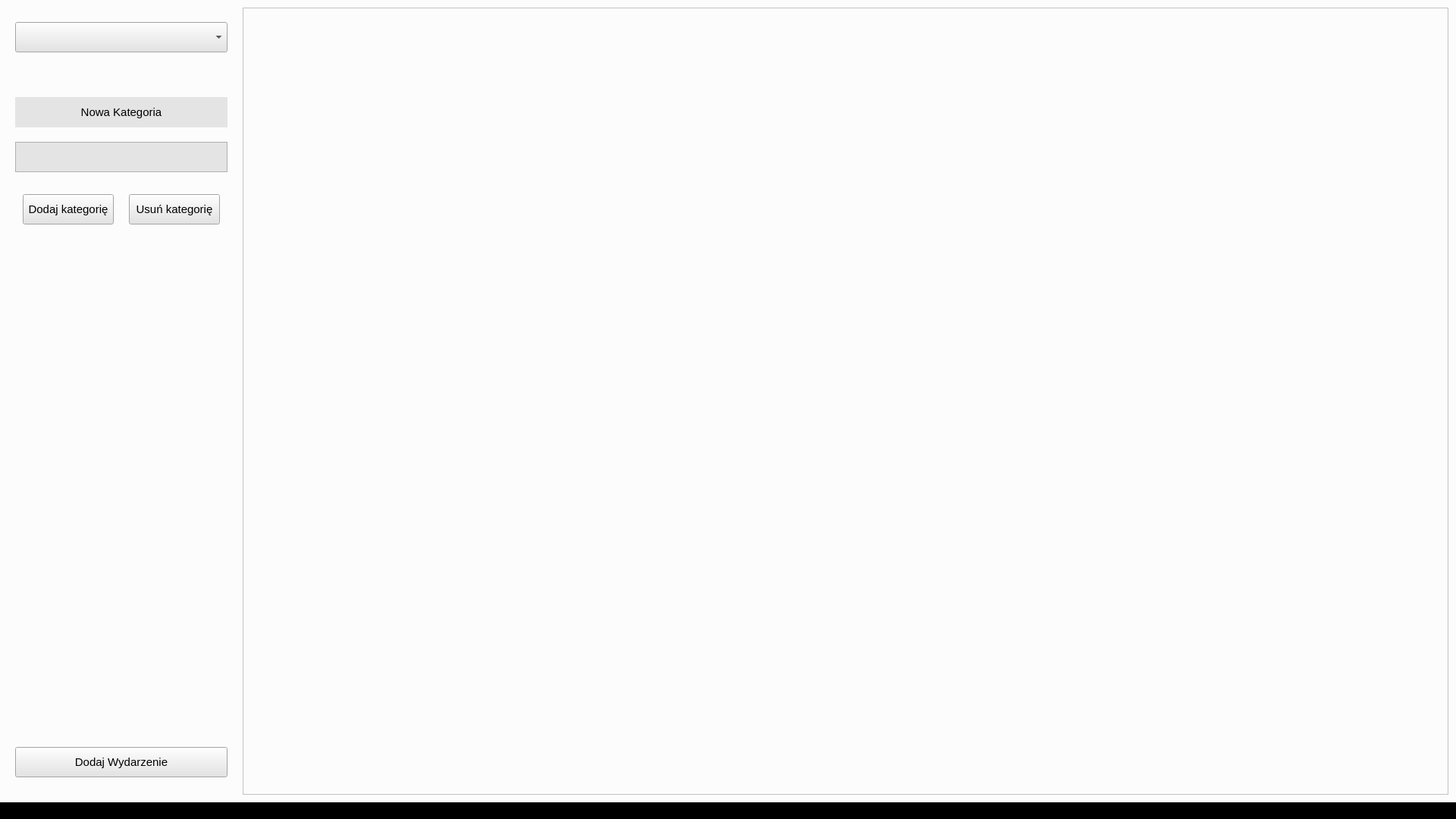
<?xml version="1.0" encoding="UTF-8"?>
<ui version="4.0">
 <class>Dialog</class>
 <widget class="QMainWindow" name="Dialog">
  <property name="geometry">
   <rect>
    <x>0</x>
    <y>0</y>
    <width>1920</width>
    <height>1080</height>
   </rect>
  </property>
  <property name="windowTitle">
   <string>ToDoList</string>
  </property>
  <property name="styleSheet">
   <string notr="true">background-color: rgb(0,0,0)</string>
  </property>
  <widget class="QWidget" name="Widget">
   <property name="sizePolicy">
    <sizepolicy hsizetype="Maximum" vsizetype="Maximum">
     <horstretch>0</horstretch>
     <verstretch>0</verstretch>
    </sizepolicy>
   </property>
   <property name="minimumSize">
    <size>
     <width>700</width>
     <height>500</height>
    </size>
   </property>
   <property name="maximumSize">
    <size>
     <width>1920</width>
     <height>1080</height>
    </size>
   </property>
   <property name="styleSheet">
    <string notr="true">background-color: rgb(252,252,252)</string>
   </property>
   <layout class="QHBoxLayout" name="horizontalLayout_2">
    <property name="spacing">
     <number>10</number>
    </property>
    <property name="leftMargin">
     <number>10</number>
    </property>
    <property name="topMargin">
     <number>10</number>
    </property>
    <property name="rightMargin">
     <number>10</number>
    </property>
    <property name="bottomMargin">
     <number>10</number>
    </property>
    <item>
     <layout class="QVBoxLayout" name="verticalLayout">
      <property name="spacing">
       <number>10</number>
      </property>
      <property name="sizeConstraint">
       <enum>QLayout::SetDefaultConstraint</enum>
      </property>
      <property name="leftMargin">
       <number>10</number>
      </property>
      <property name="topMargin">
       <number>10</number>
      </property>
      <property name="rightMargin">
       <number>10</number>
      </property>
      <property name="bottomMargin">
       <number>10</number>
      </property>
      <item>
       <widget class="QComboBox" name="SelectCatBox">
        <property name="sizePolicy">
         <sizepolicy hsizetype="Minimum" vsizetype="Minimum">
          <horstretch>0</horstretch>
          <verstretch>0</verstretch>
         </sizepolicy>
        </property>
        <property name="minimumSize">
         <size>
          <width>200</width>
          <height>40</height>
         </size>
        </property>
        <property name="maximumSize">
         <size>
          <width>400</width>
          <height>40</height>
         </size>
        </property>
        <property name="font">
         <font>
          <pointsize>11</pointsize>
         </font>
        </property>
        <property name="layoutDirection">
         <enum>Qt::LeftToRight</enum>
        </property>
        <property name="styleSheet">
         <string notr="true">background-color: rgb(228,228,228)</string>
        </property>
       </widget>
      </item>
      <item>
       <spacer name="verticalSpacer">
        <property name="orientation">
         <enum>Qt::Vertical</enum>
        </property>
        <property name="sizeType">
         <enum>QSizePolicy::Maximum</enum>
        </property>
        <property name="sizeHint" stdset="0">
         <size>
          <width>20</width>
          <height>40</height>
         </size>
        </property>
       </spacer>
      </item>
      <item>
       <widget class="QLabel" name="label">
        <property name="sizePolicy">
         <sizepolicy hsizetype="Minimum" vsizetype="Minimum">
          <horstretch>0</horstretch>
          <verstretch>0</verstretch>
         </sizepolicy>
        </property>
        <property name="minimumSize">
         <size>
          <width>200</width>
          <height>40</height>
         </size>
        </property>
        <property name="maximumSize">
         <size>
          <width>400</width>
          <height>40</height>
         </size>
        </property>
        <property name="font">
         <font>
          <pointsize>11</pointsize>
         </font>
        </property>
        <property name="styleSheet">
         <string notr="true">background-color: rgb(228,228,228)</string>
        </property>
        <property name="text">
         <string>Nowa Kategoria</string>
        </property>
        <property name="alignment">
         <set>Qt::AlignCenter</set>
        </property>
       </widget>
      </item>
      <item>
       <widget class="QTextEdit" name="textEditCat">
        <property name="sizePolicy">
         <sizepolicy hsizetype="Minimum" vsizetype="Minimum">
          <horstretch>0</horstretch>
          <verstretch>0</verstretch>
         </sizepolicy>
        </property>
        <property name="minimumSize">
         <size>
          <width>200</width>
          <height>40</height>
         </size>
        </property>
        <property name="maximumSize">
         <size>
          <width>400</width>
          <height>40</height>
         </size>
        </property>
        <property name="font">
         <font>
          <pointsize>11</pointsize>
         </font>
        </property>
        <property name="styleSheet">
         <string notr="true">background-color: rgb(228,228,228)</string>
        </property>
       </widget>
      </item>
      <item>
       <layout class="QHBoxLayout" name="horizontalLayout">
        <property name="spacing">
         <number>20</number>
        </property>
        <property name="leftMargin">
         <number>10</number>
        </property>
        <property name="topMargin">
         <number>10</number>
        </property>
        <property name="rightMargin">
         <number>10</number>
        </property>
        <property name="bottomMargin">
         <number>10</number>
        </property>
        <item>
         <widget class="QPushButton" name="pushAddCat">
          <property name="sizePolicy">
           <sizepolicy hsizetype="Minimum" vsizetype="Minimum">
            <horstretch>0</horstretch>
            <verstretch>0</verstretch>
           </sizepolicy>
          </property>
          <property name="minimumSize">
           <size>
            <width>120</width>
            <height>40</height>
           </size>
          </property>
          <property name="maximumSize">
           <size>
            <width>180</width>
            <height>40</height>
           </size>
          </property>
          <property name="font">
           <font>
            <pointsize>11</pointsize>
           </font>
          </property>
          <property name="styleSheet">
           <string notr="true">background-color: rgb(228,228,228)</string>
          </property>
          <property name="text">
           <string>Dodaj kategorię</string>
          </property>
         </widget>
        </item>
        <item>
         <widget class="QPushButton" name="pushRemoveCat">
          <property name="sizePolicy">
           <sizepolicy hsizetype="Minimum" vsizetype="Minimum">
            <horstretch>0</horstretch>
            <verstretch>0</verstretch>
           </sizepolicy>
          </property>
          <property name="minimumSize">
           <size>
            <width>120</width>
            <height>40</height>
           </size>
          </property>
          <property name="maximumSize">
           <size>
            <width>180</width>
            <height>40</height>
           </size>
          </property>
          <property name="font">
           <font>
            <pointsize>11</pointsize>
           </font>
          </property>
          <property name="styleSheet">
           <string notr="true">background-color: rgb(228,228,228)</string>
          </property>
          <property name="text">
           <string>Usuń kategorię</string>
          </property>
         </widget>
        </item>
       </layout>
      </item>
      <item>
       <spacer name="verticalSpacer_2">
        <property name="orientation">
         <enum>Qt::Vertical</enum>
        </property>
        <property name="sizeType">
         <enum>QSizePolicy::Maximum</enum>
        </property>
        <property name="sizeHint" stdset="0">
         <size>
          <width>20</width>
          <height>660</height>
         </size>
        </property>
       </spacer>
      </item>
      <item>
       <widget class="QPushButton" name="pushButton">
        <property name="sizePolicy">
         <sizepolicy hsizetype="Minimum" vsizetype="Minimum">
          <horstretch>0</horstretch>
          <verstretch>0</verstretch>
         </sizepolicy>
        </property>
        <property name="minimumSize">
         <size>
          <width>200</width>
          <height>40</height>
         </size>
        </property>
        <property name="maximumSize">
         <size>
          <width>400</width>
          <height>40</height>
         </size>
        </property>
        <property name="font">
         <font>
          <pointsize>11</pointsize>
         </font>
        </property>
        <property name="styleSheet">
         <string notr="true">background-color: rgb(228,228,228)</string>
        </property>
        <property name="text">
         <string>Dodaj Wydarzenie</string>
        </property>
       </widget>
      </item>
     </layout>
    </item>
    <item>
     <widget class="QListView" name="listView"/>
    </item>
   </layout>
  </widget>
  <widget class="QMenuBar" name="menubar">
   <property name="geometry">
    <rect>
     <x>0</x>
     <y>0</y>
     <width>1920</width>
     <height>21</height>
    </rect>
   </property>
  </widget>
  <widget class="QStatusBar" name="statusbar"/>
 </widget>
 <resources/>
 <connections>
  <connection>
   <sender>pushRemoveCat</sender>
   <signal>clicked()</signal>
   <receiver>Dialog</receiver>
   <slot>execRem()</slot>
   <hints>
    <hint type="sourcelabel">
     <x>180</x>
     <y>585</y>
    </hint>
    <hint type="destinationlabel">
     <x>180</x>
     <y>538</y>
    </hint>
   </hints>
  </connection>
  <connection>
   <sender>pushAddCat</sender>
   <signal>clicked()</signal>
   <receiver>Dialog</receiver>
   <slot>execAdd()</slot>
   <hints>
    <hint type="sourcelabel">
     <x>83</x>
     <y>586</y>
    </hint>
    <hint type="destinationlabel">
     <x>84</x>
     <y>445</y>
    </hint>
   </hints>
  </connection>
  <connection>
   <sender>pushButton</sender>
   <signal>pressed()</signal>
   <receiver>Dialog</receiver>
   <slot>open()</slot>
   <hints>
    <hint type="sourcelabel">
     <x>203</x>
     <y>555</y>
    </hint>
    <hint type="destinationlabel">
     <x>203</x>
     <y>479</y>
    </hint>
   </hints>
  </connection>
 </connections>
</ui>
